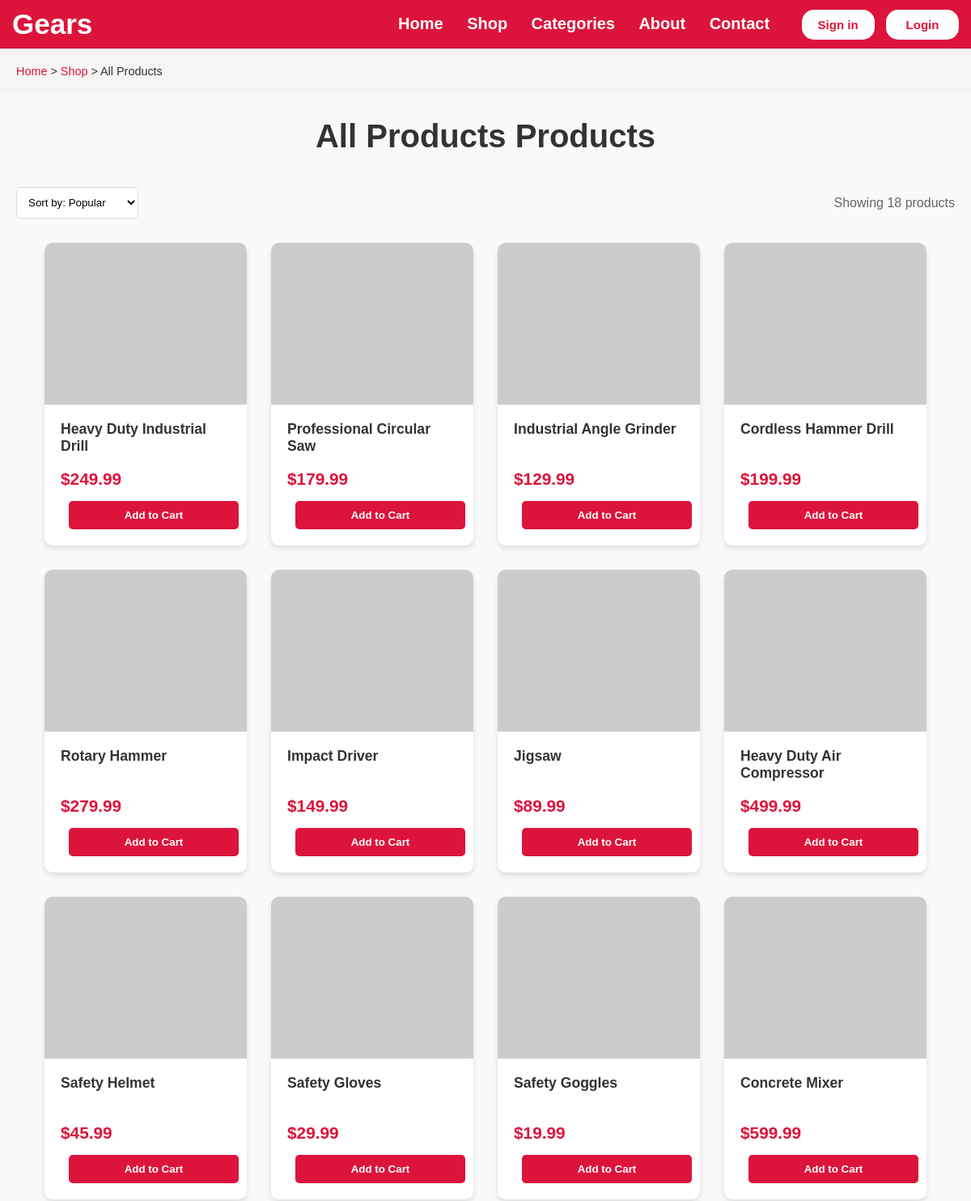
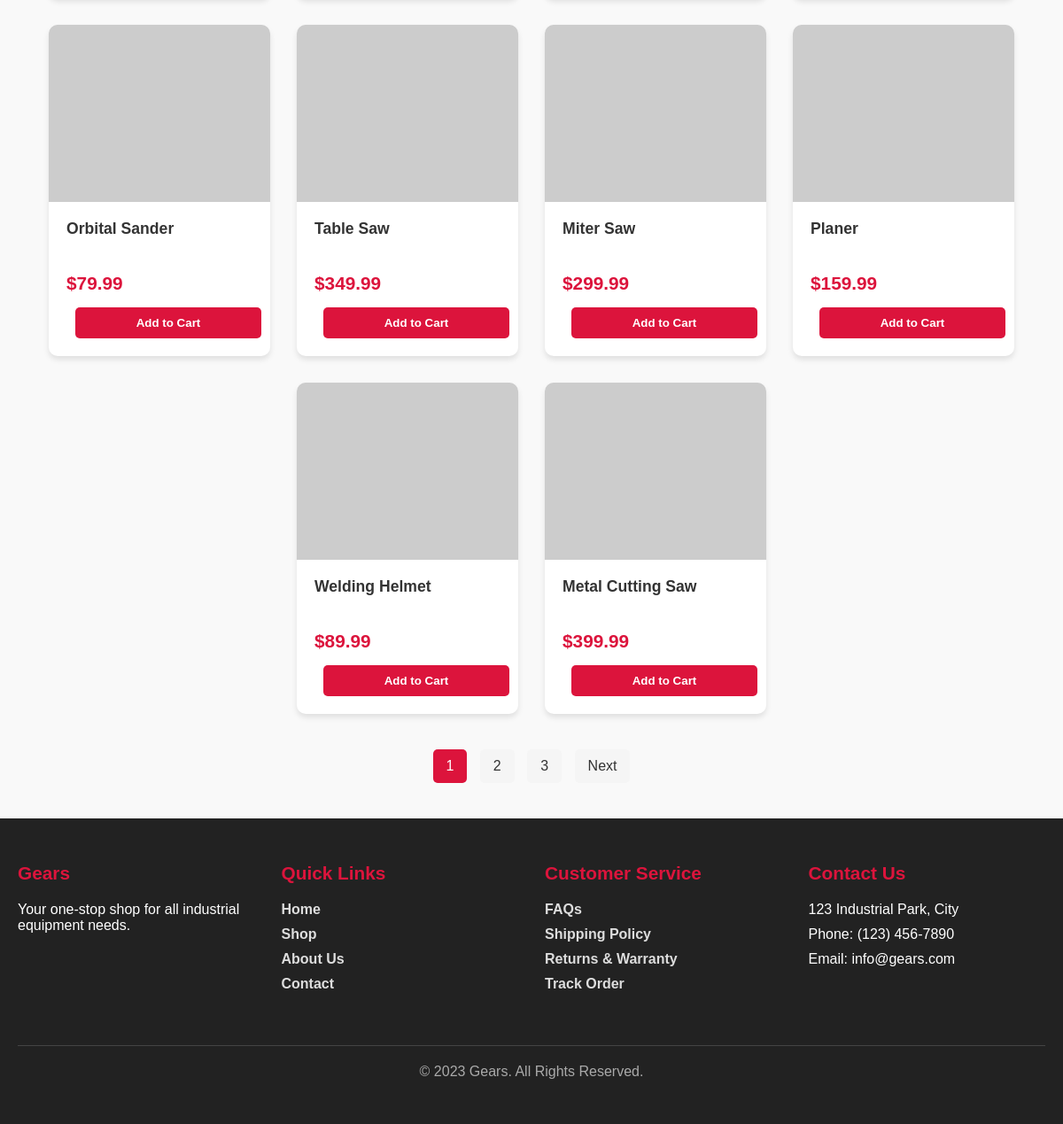
The page /product.php on the database its author committed (2 pictures, top to bottom).
### tables this page shows
CREATE TABLE IF NOT EXISTS products (
    id INT AUTO_INCREMENT PRIMARY KEY,
    name VARCHAR(200) NOT NULL,
    description TEXT,
    price DECIMAL(10,2) NOT NULL,
    category_id INT,
    image_url VARCHAR(255),
    stock_quantity INT DEFAULT 0,
    is_featured BOOLEAN DEFAULT FALSE,
    created_at TIMESTAMP DEFAULT CURRENT_TIMESTAMP,
    updated_at TIMESTAMP DEFAULT CURRENT_TIMESTAMP ON UPDATE CURRENT_TIMESTAMP,
    FOREIGN KEY (category_id) REFERENCES categories(id) ON DELETE SET NULL,
    INDEX idx_category (category_id),
    INDEX idx_featured (is_featured),
    INDEX idx_price (price),
    INDEX idx_stock (stock_quantity)
);

### product.php (the view, shortened to what this page needs)
<?php
require_once 'config/database.php';
$isLoggedIn = isset($_SESSION['logged_in']) && $_SESSION['logged_in'];
$userName = $isLoggedIn ? $_SESSION['user_name'] : '';
$cartCount = 0;
$category = isset($_GET['category']) ? $_GET['category'] : 'all';
$products = [];
$categoryName = 'All Products';
$resultCount = 0;
try {
    if ($category !== 'all') {
        $stmt = $pdo->prepare("SELECT id, name FROM categories WHERE slug = ?");
        $stmt->execute([$category]);
        $categoryData = $stmt->fetch();
        if ($categoryData) {
            $categoryId = $categoryData['id'];
            $categoryName = $categoryData['name'];
            $stmt = $pdo->prepare("SELECT p.*, c.name as category_name FROM products p
                                  LEFT JOIN categories c ON p.category_id = c.id
                                  WHERE p.category_id = ?
                                  ORDER BY p.created_at DESC");
            $stmt->execute([$categoryId]);
            $products = $stmt->fetchAll();
        }
    } else {
        $stmt = $pdo->prepare("SELECT p.*, c.name as category_name FROM products p
                              LEFT JOIN categories c ON p.category_id = c.id
                              ORDER BY p.created_at DESC");
        $stmt->execute();
        $products = $stmt->fetchAll();
    }
    $resultCount = count($products);
} catch (PDOException $e) {
}
?>
<!DOCTYPE html>
<html lang="en">
<head>
</head>
<body>
    <nav class="Navbar">
        <div class="Navdiv">
            <div class="logo"><a href="index.php">Gears</a></div>
            <ul>
                <li><a href="landingpage.php">Home</a></li>
                <li><a href="product.php">Shop</a></li>
                <li><a href="landingpage.php#categories">Categories</a></li>
                <li><a href="#">About</a></li>
                <li><a href="#">Contact</a></li>
                <?php if ($isLoggedIn): ?>
                    <div class="cart-icon">
                        <a href="cart.php">
                            🛒
                            <?php if ($cartCount > 0): ?>
                                <span class="cart-count"><?php echo $cartCount; ?></span>
                            <?php endif; ?>
                        </a>
                    </div>
                    <span class="user-info">Welcome, <?php echo htmlspecialchars($userName); ?>!</span>
                    <button class="logout-btn"><a href="logout.php">Logout</a></button>
                <?php else: ?>
                    <button><a href="signin.php">Sign in</a></button>
                    <button><a href="login.php">Login</a></button>
                <?php endif; ?>
            </ul>
        </div>
    </nav>
    <div class="breadcrumb">
        <a href="index.php">Home</a> >
        <a href="product.php">Shop</a> >
        <?php echo htmlspecialchars($categoryName); ?>
    </div>
    <h1 class="page-title">
        <?php echo htmlspecialchars($categoryName); ?> Products
    </h1>
    <div class="filter-section">
        <div class="filter-options">
            <select id="sort-by">
                <option value="popular">Sort by: Popular</option>
            </select>
        </div>
        <div class="result-count">
            Showing <?php echo $resultCount; ?> products
        </div>
    </div>
    <section class="featured-products">
        <div class="product-container">
            <?php if (!empty($products)): ?>
                <?php foreach ($products as $product): ?>
                    <div class="product-card">
                        <div class="product-image">
                            <img src="<?php echo htmlspecialchars($product['image_url']); ?>" alt="<?php echo htmlspecialchars($product['name']); ?>">
                        </div>
                        <div class="product-info">
                            <h3 class="product-name"><?php echo htmlspecialchars($product['name']); ?></h3>
                            <div class="product-price">$<?php echo htmlspecialchars($product['price']); ?></div>
                            <?php if ($isLoggedIn): ?>
                                <button onclick="addToCart(<?php echo $product['id']; ?>)" class="add-to-cart-btn">
                                    Add to Cart
                                </button>
                            <?php else: ?>
                                <button onclick="loginRequired()" class="add-to-cart-btn">
                                    Add to Cart
                                </button>
                            <?php endif; ?>
                        </div>
                    </div>
                <?php endforeach; ?>
            <?php endif; ?>
        </div>
    </section>
    <div class="pagination">
        <a href="#">1</a>
        <a href="#">2</a>
        <a href="#">3</a>
        <a href="#">Next</a>
    </div>
    <footer>
        <div class="footer-container">
            <div class="footer-column">
                <h3>Gears</h3>
                <p>Your one-stop shop for all industrial equipment needs.</p>
            </div>
            <div class="footer-column">
                <h3>Quick Links</h3>
                <ul>
                    <li><a href="landingpage.php">Home</a></li>
                    <li><a href="product.php">Shop</a></li>
                    <li><a href="#">About Us</a></li>
                    <li><a href="#">Contact</a></li>
                </ul>
            </div>
            <div class="footer-column">
                <h3>Customer Service</h3>
                <ul>
                    <li><a href="#">FAQs</a></li>
                    <li><a href="#">Shipping Policy</a></li>
                    <li><a href="#">Returns & Warranty</a></li>
                    <li><a href="#">Track Order</a></li>
                </ul>
            </div>
            <div class="footer-column">
                <h3>Contact Us</h3>
                <ul>
                    <li>123 Industrial Park, City</li>
                    <li>Phone: (123) 456-7890</li>
                    <li>Email: info@gears.com</li>
                </ul>
            </div>
        </div>
        <div class="copyright">
            <p>&copy; 2023 Gears. All Rights Reserved.</p>
        </div>
    </footer>
</body>
</html>

### product.php (style rules this page uses)
* { text-decoration: none; margin: 0; padding: 0; box-sizing: border-box; font-family: Arial, sans-serif; }
body { background-color: #f9f9f9; color: #333; }
.Navbar { background: crimson; font-family: calibri; padding-right: 15px; padding-left: 15px; position: sticky; top: 0; z-index: 100; }
.Navdiv { display: flex; align-items: center; justify-content: space-between; padding: 10px 0; }
.logo a { font-size: 35px; font-weight: 600; color: white; }
li { list-style: none; display: inline-block; }
li a { color: white; font-size: 20px; font-weight: bold; margin-right: 25px; transition: 0.3s; }
button { background-color: white; margin-left: 10px; border-radius: 15px; padding: 10px; width: 90px; font-weight: bold; border: none; cursor: pointer; transition: 0.3s; }
button a { color: crimson; font-weight: bold; font-size: 15px; }
.breadcrumb { padding: 20px; background: #f5f5f5; margin-bottom: 30px; font-size: 0.9rem; }
.breadcrumb a { color: crimson; transition: 0.3s; }
.page-title { text-align: center; margin-bottom: 40px; font-size: 2.5rem; color: #333; }
.filter-section { display: flex; justify-content: space-between; max-width: 1200px; margin: 0 auto 30px; padding: 0 20px; align-items: center; }
.filter-options select { padding: 10px; border-radius: 5px; border: 1px solid #ddd; background: white; cursor: pointer; }
.result-count { color: #666; }
.product-container { display: flex; justify-content: center; flex-wrap: wrap; gap: 30px; max-width: 1200px; margin: 0 auto; padding: 0 20px; }
.product-card { width: 250px; background: white; border-radius: 10px; overflow: hidden; box-shadow: 0 4px 6px rgba(0,0,0,0.1); transition: 0.3s; }
.product-image { height: 200px; background: #eee; display: flex; align-items: center; justify-content: center; }
.product-image img { max-width: 100%; max-height: 100%; object-fit: cover; }
.product-info { padding: 20px; }
.product-name { font-size: 1.1rem; margin-bottom: 10px; color: #333; min-height: 50px; }
.product-price { font-size: 1.3rem; font-weight: bold; color: crimson; margin-bottom: 15px; }
.product-card button { width: 100%; background: crimson; color: white; padding: 10px; border-radius: 5px; transition: 0.3s; }
.pagination { text-align: center; margin: 40px 0; }
.pagination a { display: inline-block; padding: 10px 15px; margin: 0 5px; border-radius: 5px; transition: 0.3s; }
.pagination a:first-child { background: crimson; color: white; }
.pagination a:not(:first-child) { background: #f5f5f5; color: #333; }
footer { background: #222; color: white; padding: 50px 20px; }
.footer-container { max-width: 1200px; margin: 0 auto; display: grid; grid-template-columns: repeat(auto-fit, minmax(200px, 1fr)); gap: 30px; }
.footer-column h3 { font-size: 1.3rem; margin-bottom: 20px; color: crimson; }
.footer-column ul li { display: block; margin-bottom: 10px; }
.footer-column ul li a { color: #ddd; font-size: 1rem; transition: 0.3s; }
.copyright { text-align: center; margin-top: 50px; padding-top: 20px; border-top: 1px solid #444; color: #aaa; }

### rows shown on the page
products: name "Heavy Duty Industrial Drill", price "249.99"
products: name "Professional Circular Saw", price "179.99"
products: name "Industrial Angle Grinder", price "129.99"
products: name "Cordless Hammer Drill", price "199.99"
products: name "Rotary Hammer", price "279.99"
products: name "Impact Driver", price "149.99"
products: name "Jigsaw", price "89.99"
products: name "Heavy Duty Air Compressor", price "499.99"
products: name "Safety Helmet", price "45.99"
products: name "Safety Gloves", price "29.99"
products: name "Safety Goggles", price "19.99"
products: name "Concrete Mixer", price "599.99"
products: name "Orbital Sander", price "79.99"
products: name "Table Saw", price "349.99"
products: name "Miter Saw", price "299.99"
products: name "Planer", price "159.99"
products: name "Welding Helmet", price "89.99"
products: name "Metal Cutting Saw", price "399.99"

### other values the page prints
$categoryName "All Products"
$resultCount "18"
